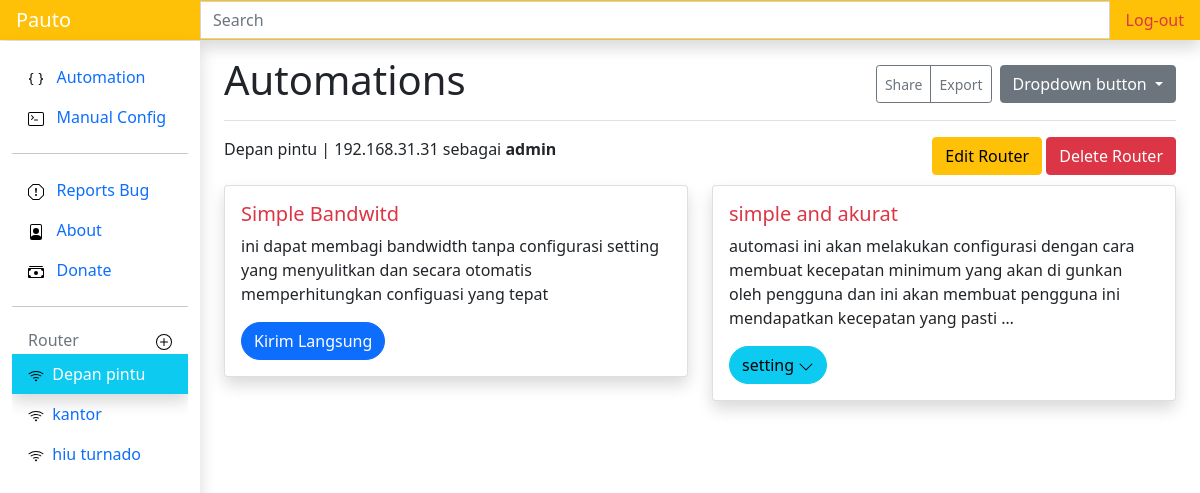
Before: /1/router (signed in) with the older database file.
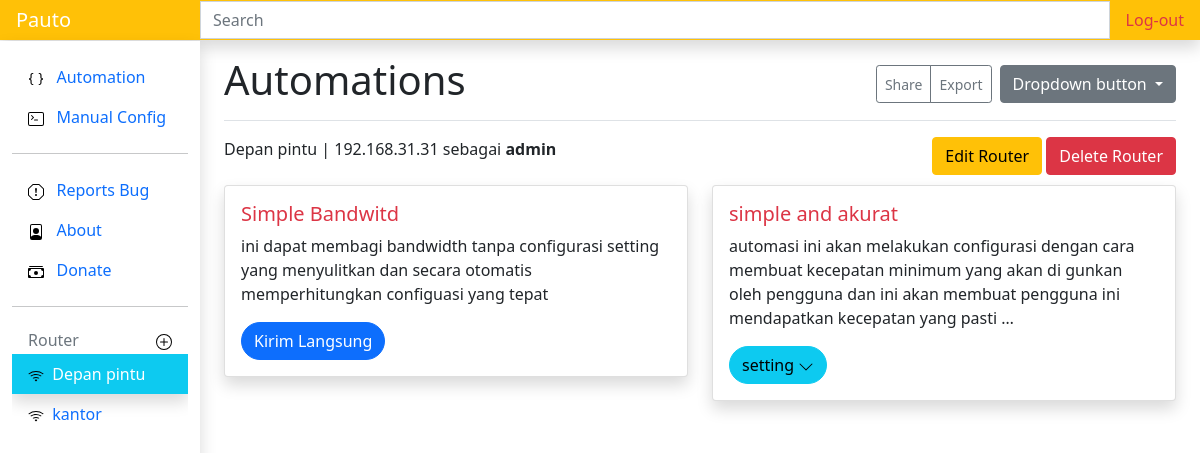
After: the same page with the newer database file.
### routerapp/models.py (models this page shows, shortened)
class Routerm(models.Model):
    nama = models.CharField(max_length=50)
    host = models.CharField(max_length=50)
    user = models.CharField(max_length=30)
    password = models.CharField(max_length=50, blank=True)
    kecepatan_internet = models.IntegerField(blank=True)
    pub_date = models.DateField(auto_now=True)

class Automation(models.Model):
    autokey = models.CharField(unique=True, max_length=50)
    nama = models.CharField(max_length=50)
    deskripsi = models.TextField()
    status = models.CharField(max_length=15, blank=True)

### routerapp/views.py (the view)
# urls.py: path('<int:id>/router',views.detailrouter, name='router'),
@login_required(login_url=settings.LOGIN_URL)
def detailrouter(request, id):
    auto1 = Automation.objects.filter(autokey="auto1")
    auto2 = Automation.objects.filter(autokey="auto2")
    routerside = Routerm.objects.all()
    idk = id
    router = Routerm.objects.filter(pk=id)
    auto2form=auto2Form
    context = {
        'auto1': auto1,
        'auto2': auto2,
        'router': router,
        'routerside': routerside,
        'idk': idk,
        'auto2form':auto2form
    }
    return render(request, 'detailrouter.html', context)

### routerapp/templates/detailrouter.html (shortened to what this page needs)
{% extends 'base.html' %}
{% load static %}
{% block judul %}
Automations
{% endblock judul %}
{% block content %}
    {% for router in router %}
    {{router.nama}} |
    {{router.host}} sebagai
    <div class="float-end">
      <a class="btn btn-warning mr-4" href="{% url 'uprouter' router.id %}">Edit Router</a>
      <button type="button" class="btn btn-danger" data-bs-toggle="modal" data-bs-target="#modaldelrouter">
        Delete Router
      </button>
    </div>
    <strong> {{router.user}}</strong>
    <div id="auto" class="row mt-4">
      {% include 'auto.html' %}
    </div>
      {% endfor %}
{% endblock content %}
{% block routerside %}
    {% include "routerside.html" %}
{% endblock routerside %}

### templates/base.html (shortened to what this page needs)
{% load static %}
<!DOCTYPE html>
<html lang="en">
{% url 'manual' as manual_url %}
{% url 'show' as show_url %}
<head>
  <link rel="stylesheet" href="{% static 'css/bootstrap.css' %}">
  <link rel="stylesheet" href="{% static 'css/stayle.css' %}" />
</head>
<body>
  <header class="navbar navbar-dark sticky-top bg-warning flex-md-nowrap p-0 shadow">
    <a class="navbar-brand col-md-3 col-lg-2 me-0 px-3 ml-5" href="{% url 'show' %}">Pauto</a>
    <input class="form-control form-control-dark w-100 rounded-0" type="text" placeholder="Search"
      aria-label="Search" />
    <ul class="navbar-nav px-3">
      <li class="nav-item text-nowrap ">
        <a class="nav-link text-danger" href="{% url 'logout' %}">Log-out</a>
      </li>
    </ul>
  </header>
  <div class="container-fluid">
    <div class="row">
      <nav id="sidebarMenu" class="col-md-3 col-lg-2 d-md-block bg-white sidebar collapse fixed-top shadow h-100 "
        style="margin-top: 41px;">
        <div class="position-sticky pt-3 ">
          <ul class="nav flex-column">
            <li class="nav-item">
              <a class="nav-link {% if request.path == show_url %} bg-info text-white {% endif %} " aria-current="page" href="{% url 'show' %}">
                <img src="{% static 'icons/braces.svg' %}" alt="">
                &nbsp;
                Automation
              </a>
            </li>
            <li class="nav-item">
              <a class="nav-link {% if request.path == manual_url %} bg-info text-white {% endif %} " href="{% url 'manual' %}">
                <img src="{% static 'icons/terminal.svg' %}" alt="">
                &nbsp;
                Manual Config
              </a>
            </li>
            <hr>
            <li class="nav-item">
              <a class="nav-link" href="#">
                <img src="{% static 'icons/report.svg' %}" alt="">
                &nbsp;
                Reports Bug
              </a>
            </li>
            <li class="nav-item">
              <a class="nav-link" href="https://github.com/cecep31/netauto">
                <img src="{% static 'icons/file-person.svg' %}" alt="">&nbsp;&nbsp;
                About
              </a>
            </li>
            <li class="nav-item">
              <a class="nav-link" href="">
                <img src="{% static 'icons/cash.svg' %}" alt="">
                &nbsp;
                Donate
              </a>
            </li>
          </ul>
          <hr>
          <h6 class="sidebar-heading d-flex justify-content-between align-items-center px-3 mt-4 mb-1 text-muted">
            <span> Router</span>
            <a class="link-secondary" href="{% url 'addrouter' %}" aria-label="Add a new report">
              <img src="{% static 'icons/plus-circle.svg' %}" alt="">
            </a>
          </h6>
          <ul class="nav flex-column mb-2">
            {% block routerside %}
            {% endblock routerside %}
          </ul>
        </div>
      </nav>
      <main class="col-md-9 ms-sm-auto col-lg-10 px-md-4">
        <div
          class="d-flex justify-content-between flex-wrap flex-md-nowrap align-items-center pt-3 pb-2 mb-3 border-bottom">
          <h1 class="">{% block judul %}
            {% endblock judul %}</h1>
          <div class="btn-toolbar mb-2 mb-md-0">
            <div class="btn-group me-2">
              <button type="button" class="btn btn-sm btn-outline-secondary">
                Share
              </button>
              <button type="button" class="btn btn-sm btn-outline-secondary">
                Export
              </button>
            </div>
            <div class="dropdown">
              <button class="btn btn-secondary dropdown-toggle" type="button" id="dropdownMenuButton"
                data-bs-toggle="dropdown" aria-expanded="false">
                Dropdown button
              </button>
            </div>
          </div>
        </div>
        <div id="main" style="display: none;">
          {% block content %}
          {% endblock content %}
        </div>
      </main>
    </div>
  </div>
</body>
</html>

### templates/routerside.html (shortened to what this page needs)
<div class="pb-lg-5 overflow-auto">
    {% load static %}
    {% for routerside in routerside %}
    <li class="nav-item">
        <a class="nav-link {% if routerside.id == idk %}shadow text-white bg-info{% endif %}" href="{% url 'router' routerside.id %}">
            <img src="{% static 'icons/wifi.svg' %}" alt="">&nbsp;
            {{routerside.nama}}
        </a>
    </li>
    {% endfor %}
</div>

### templates/auto.html (shortened to what this page needs)
  {% load static %}
 {% for auto1 in auto1 %}
       <div class="col-sm-6 ">
         <div class="card shadow">
           <div class="card-body">
             <h5 class="card-title text-danger">{{auto1.nama}}</h5>
             <p class="card-text">{{auto1.deskripsi|truncatechars:180}}</p>
             <a href="{% url 'conpcq1' router.id %}" class="btn btn-primary rounded-pill">Kirim Langsung</a>
            </div>
          </div>
        </div>
        {% endfor %}
        {% for auto2 in auto2 %}
        <div class="col-sm-6 ">
          <div class="card shadow">
            <div class="card-body">
              <h5 class="card-title text-danger">{{auto2.nama}}</h5>
              <p class="card-text">{{auto2.deskripsi|truncatechars:180}}</p>
              <button id="auto2" class="btn btn-info rounded-pill">setting <img src="{% static 'icons/autodown.svg' %}" alt=""></button>
            </div>
          </div>
        </div>
        {% endfor %}

Changed rows visible on the page:
removed Routerm: nama "hiu turnado", shown under "Router"
